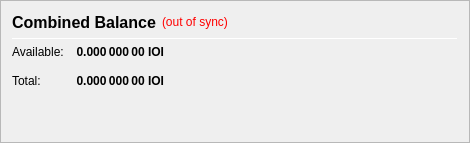
                   <widget class="QFrame" name="frame_CombinedBalances">
                    <property name="minimumSize">
                     <size>
                      <width>470</width>
                      <height>0</height>
                     </size>
                    </property>
                    <property name="frameShape">
                     <enum>QFrame::StyledPanel</enum>
                    </property>
                    <property name="frameShadow">
                     <enum>QFrame::Raised</enum>
                    </property>
                    <layout class="QVBoxLayout" name="verticalLayout_5">
                     <item>
                      <layout class="QHBoxLayout" name="horizontalLayout_5" stretch="0,0,0">
                       <item>
                        <widget class="QLabel" name="label_5z">
                         <property name="minimumSize">
                          <size>
                           <width>0</width>
                           <height>20</height>
                          </size>
                         </property>
                         <property name="font">
                          <font>
                           <pointsize>12</pointsize>
                           <weight>75</weight>
                           <bold>true</bold>
                          </font>
                         </property>
                         <property name="toolTip">
                          <string>Combined Balance (including unconfirmed and immature coins)</string>
                         </property>
                         <property name="text">
                          <string>Combined Balance</string>
                         </property>
                        </widget>
                       </item>
                       <item>
                        <widget class="QLabel" name="labelWalletStatus">
                         <property name="cursor">
                          <cursorShape>WhatsThisCursor</cursorShape>
                         </property>
                         <property name="toolTip">
                          <string>The displayed information may be out of date. Your wallet automatically synchronizes with the 101 Coin network after a connection is established, but this process has not completed yet.</string>
                         </property>
                         <property name="styleSheet">
                          <string notr="true">QLabel { color: red; }</string>
                         </property>
                         <property name="text">
                          <string notr="true">(out of sync)</string>
                         </property>
                         <property name="alignment">
                          <set>Qt::AlignLeading|Qt::AlignLeft|Qt::AlignVCenter</set>
                         </property>
                        </widget>
                       </item>
                       <item>
                        <spacer name="horizontalSpacer_1">
                         <property name="orientation">
                          <enum>Qt::Horizontal</enum>
                         </property>
                         <property name="sizeHint" stdset="0">
                          <size>
                           <width>40</width>
                           <height>20</height>
                          </size>
                         </property>
                        </spacer>
                       </item>
                      </layout>
                     </item>
                     <item>
                      <widget class="Line" name="line_CombinedBalance">
                       <property name="minimumSize">
                        <size>
                         <width>0</width>
                         <height>1</height>
                        </size>
                       </property>
                       <property name="maximumSize">
                        <size>
                         <width>16777215</width>
                         <height>1</height>
                        </size>
                       </property>
                       <property name="orientation">
                        <enum>Qt::Horizontal</enum>
                       </property>
                      </widget>
                     </item>
                     <item>
                      <layout class="QGridLayout" name="gridLayout_3">
                       <property name="spacing">
                        <number>12</number>
                       </property>
                       <item row="1" column="0">
                        <widget class="QLabel" name="labelBalanceTextz">
                         <property name="text">
                          <string>Available:</string>
                         </property>
                        </widget>
                       </item>
                       <item row="1" column="1">
                        <widget class="QLabel" name="labelBalancez">
                         <property name="font">
                          <font>
                           <weight>75</weight>
                           <bold>true</bold>
                          </font>
                         </property>
                         <property name="cursor">
                          <cursorShape>IBeamCursor</cursorShape>
                         </property>
                         <property name="toolTip">
                          <string>Your current spendable balance</string>
                         </property>
                         <property name="text">
                          <string notr="true">0.000 000 00 IOI</string>
                         </property>
                         <property name="alignment">
                          <set>Qt::AlignRight|Qt::AlignTrailing|Qt::AlignVCenter</set>
                         </property>
                         <property name="textInteractionFlags">
                          <set>Qt::LinksAccessibleByMouse|Qt::TextSelectableByKeyboard|Qt::TextSelectableByMouse</set>
                         </property>
                        </widget>
                       </item>
                       <item row="2" column="0">
                        <widget class="QLabel" name="labelTotalTextz">
                         <property name="text">
                          <string>Total:</string>
                         </property>
                        </widget>
                       </item>
                       <item row="2" column="1">
                        <widget class="QLabel" name="labelTotalz">
                         <property name="font">
                          <font>
                           <weight>75</weight>
                           <bold>true</bold>
                          </font>
                         </property>
                         <property name="cursor">
                          <cursorShape>IBeamCursor</cursorShape>
                         </property>
                         <property name="toolTip">
                          <string>Total Balance, including all unavailable coins.</string>
                         </property>
                         <property name="text">
                          <string notr="true">0.000 000 00 IOI</string>
                         </property>
                         <property name="alignment">
                          <set>Qt::AlignRight|Qt::AlignTrailing|Qt::AlignVCenter</set>
                         </property>
                         <property name="textInteractionFlags">
                          <set>Qt::LinksAccessibleByMouse|Qt::TextSelectableByKeyboard|Qt::TextSelectableByMouse</set>
                         </property>
                        </widget>
                       </item>
                       <item row="2" column="3">
                        <spacer name="horizontalSpacer_2">
                         <property name="orientation">
                          <enum>Qt::Horizontal</enum>
                         </property>
                         <property name="sizeHint" stdset="0">
                          <size>
                           <width>40</width>
                           <height>20</height>
                          </size>
                         </property>
                        </spacer>
                       </item>
                      </layout>
                     </item>
                     <item>
                      <spacer name="verticalSpacer_1">
                       <property name="orientation">
                        <enum>Qt::Vertical</enum>
                       </property>
                       <property name="sizeHint" stdset="0">
                        <size>
                         <width>20</width>
                         <height>40</height>
                        </size>
                       </property>
                      </spacer>
                     </item>
                    </layout>
                   </widget>
